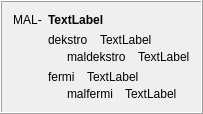
            <widget class="QFrame" name="frame_10">
             <property name="frameShape">
              <enum>QFrame::Box</enum>
             </property>
             <property name="frameShadow">
              <enum>QFrame::Raised</enum>
             </property>
             <layout class="QHBoxLayout" name="horizontalLayout_7">
              <item>
               <widget class="QLabel" name="label_247">
                <property name="sizePolicy">
                 <sizepolicy hsizetype="Maximum" vsizetype="Preferred">
                  <horstretch>0</horstretch>
                  <verstretch>0</verstretch>
                 </sizepolicy>
                </property>
                <property name="text">
                 <string>MAL-</string>
                </property>
                <property name="alignment">
                 <set>Qt::AlignHCenter|Qt::AlignTop</set>
                </property>
                <property name="tipo" stdset="0">
                 <string>afikso</string>
                </property>
               </widget>
              </item>
              <item>
               <layout class="QVBoxLayout" name="verticalLayout_60">
                <item>
                 <widget class="QLabel" name="Lec08_Label22">
                  <property name="styleSheet">
                   <string notr="true">font-weight: bold;</string>
                  </property>
                  <property name="text">
                   <string>TextLabel</string>
                  </property>
                  <property name="wordWrap">
                   <bool>true</bool>
                  </property>
                 </widget>
                </item>
                <item>
                 <layout class="QVBoxLayout" name="verticalLayout_13">
                  <property name="spacing">
                   <number>3</number>
                  </property>
                  <item>
                   <layout class="QHBoxLayout" name="horizontalLayout_530">
                    <property name="spacing">
                     <number>12</number>
                    </property>
                    <item>
                     <widget class="neklakebla_nova" name="Lec08_Button13">
                      <property name="text">
                       <string>dekstro</string>
                      </property>
                      <property name="wordWrap">
                       <bool>true</bool>
                      </property>
                     </widget>
                    </item>
                    <item>
                     <widget class="QLabel" name="Lec08_Label23">
                      <property name="sizePolicy">
                       <sizepolicy hsizetype="Expanding" vsizetype="Preferred">
                        <horstretch>0</horstretch>
                        <verstretch>0</verstretch>
                       </sizepolicy>
                      </property>
                      <property name="text">
                       <string>TextLabel</string>
                      </property>
                      <property name="wordWrap">
                       <bool>true</bool>
                      </property>
                     </widget>
                    </item>
                   </layout>
                  </item>
                  <item>
                   <layout class="QHBoxLayout" name="horizontalLayout_531">
                    <property name="spacing">
                     <number>12</number>
                    </property>
                    <item>
                     <widget class="label_sago_reversa" name="label_265">
                      <property name="sizePolicy">
                       <sizepolicy hsizetype="Maximum" vsizetype="Preferred">
                        <horstretch>0</horstretch>
                        <verstretch>0</verstretch>
                       </sizepolicy>
                      </property>
                      <property name="text">
                       <string/>
                      </property>
                      <property name="pixmap">
                       <pixmap resource="ikonoj.qrc">:/ikonoj/sago_revena.png</pixmap>
                      </property>
                     </widget>
                    </item>
                    <item>
                     <widget class="neklakebla_nova" name="Lec08_Button14">
                      <property name="text">
                       <string>maldekstro</string>
                      </property>
                      <property name="wordWrap">
                       <bool>true</bool>
                      </property>
                     </widget>
                    </item>
                    <item>
                     <widget class="QLabel" name="Lec08_Label24">
                      <property name="sizePolicy">
                       <sizepolicy hsizetype="Expanding" vsizetype="Preferred">
                        <horstretch>0</horstretch>
                        <verstretch>0</verstretch>
                       </sizepolicy>
                      </property>
                      <property name="text">
                       <string>TextLabel</string>
                      </property>
                      <property name="wordWrap">
                       <bool>true</bool>
                      </property>
                     </widget>
                    </item>
                   </layout>
                  </item>
                 </layout>
                </item>
                <item>
                 <layout class="QVBoxLayout" name="verticalLayout_59">
                  <property name="spacing">
                   <number>3</number>
                  </property>
                  <item>
                   <layout class="QHBoxLayout" name="horizontalLayout_532">
                    <property name="spacing">
                     <number>12</number>
                    </property>
                    <item>
                     <widget class="neklakebla_nova" name="Lec08_Button117">
                      <property name="text">
                       <string>fermi</string>
                      </property>
                      <property name="wordWrap">
                       <bool>true</bool>
                      </property>
                     </widget>
                    </item>
                    <item>
                     <widget class="QLabel" name="Lec08_Label162">
                      <property name="sizePolicy">
                       <sizepolicy hsizetype="Expanding" vsizetype="Preferred">
                        <horstretch>0</horstretch>
                        <verstretch>0</verstretch>
                       </sizepolicy>
                      </property>
                      <property name="text">
                       <string>TextLabel</string>
                      </property>
                      <property name="wordWrap">
                       <bool>true</bool>
                      </property>
                     </widget>
                    </item>
                   </layout>
                  </item>
                  <item>
                   <layout class="QHBoxLayout" name="horizontalLayout_533">
                    <property name="spacing">
                     <number>12</number>
                    </property>
                    <item>
                     <widget class="label_sago_reversa" name="label_266">
                      <property name="sizePolicy">
                       <sizepolicy hsizetype="Maximum" vsizetype="Preferred">
                        <horstretch>0</horstretch>
                        <verstretch>0</verstretch>
                       </sizepolicy>
                      </property>
                      <property name="text">
                       <string/>
                      </property>
                      <property name="pixmap">
                       <pixmap resource="ikonoj.qrc">:/ikonoj/sago_revena.png</pixmap>
                      </property>
                     </widget>
                    </item>
                    <item>
                     <widget class="neklakebla_nova" name="Lec08_Button118">
                      <property name="text">
                       <string>malfermi</string>
                      </property>
                      <property name="wordWrap">
                       <bool>true</bool>
                      </property>
                     </widget>
                    </item>
                    <item>
                     <widget class="QLabel" name="Lec08_Label163">
                      <property name="sizePolicy">
                       <sizepolicy hsizetype="Expanding" vsizetype="Preferred">
                        <horstretch>0</horstretch>
                        <verstretch>0</verstretch>
                       </sizepolicy>
                      </property>
                      <property name="text">
                       <string>TextLabel</string>
                      </property>
                      <property name="wordWrap">
                       <bool>true</bool>
                      </property>
                     </widget>
                    </item>
                   </layout>
                  </item>
                 </layout>
                </item>
               </layout>
              </item>
             </layout>
            </widget>
